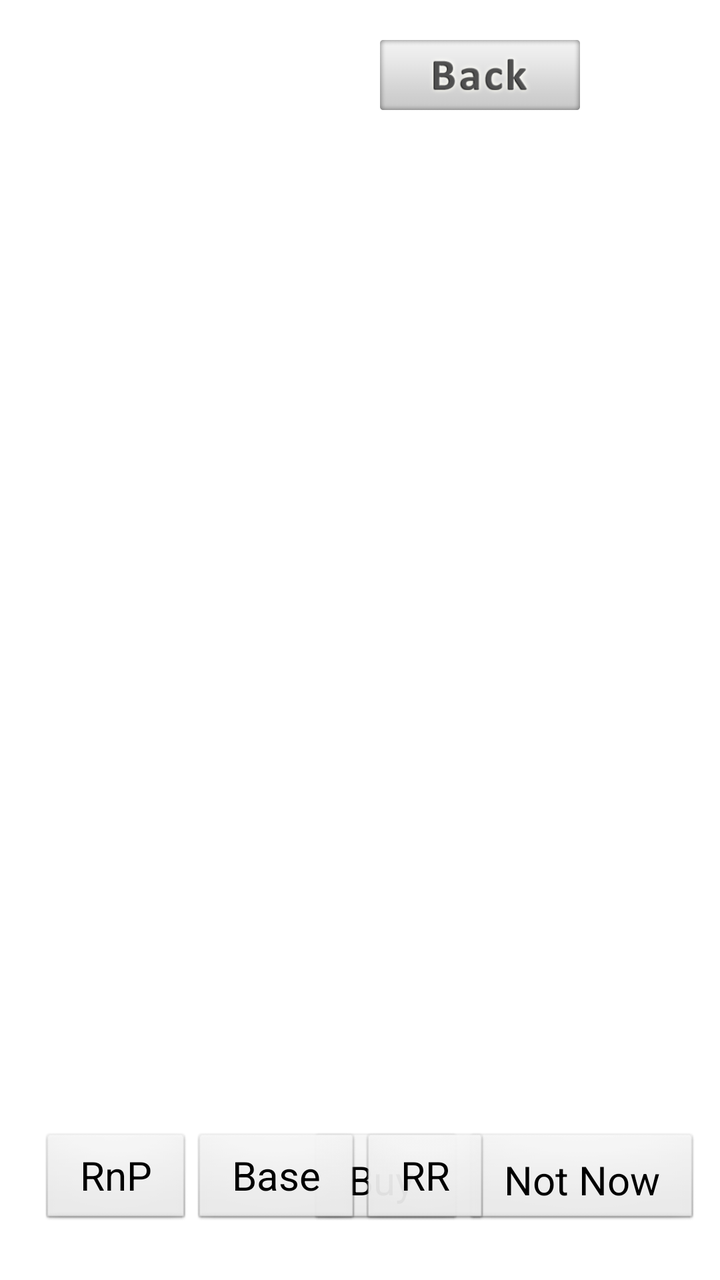
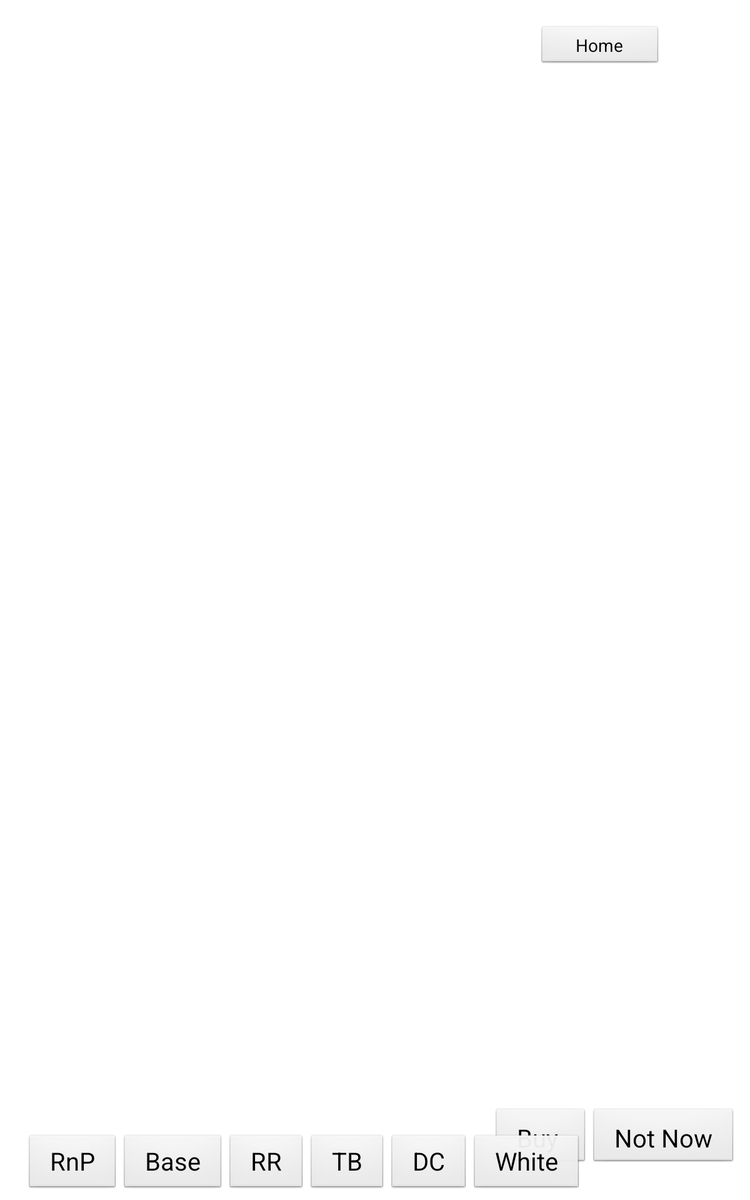

One screen, two layout resources from the same app: the default and the repository's alternative for another configuration. Each is rendered where Android would select it; the XML of both is given below.
<!-- AndroidManifest.xml: application theme android:Theme.NoTitleBar.Fullscreen -->
<!-- res/layout/rnp_layout.xml -->
<?xml version="1.0" encoding="utf-8"?>
<RelativeLayout xmlns:android="http://schemas.android.com/apk/res/android"
    android:layout_width="fill_parent"
    android:layout_height="fill_parent"
    android:orientation="vertical"
    android:background="#FFFFFF" >

    <RelativeLayout
        android:layout_width="fill_parent"
        android:layout_height="fill_parent"
        android:layout_marginTop="20dp"
        android:background="@drawable/repairsensitive" >

        <Button
            android:id="@+id/notnow"
            android:layout_width="wrap_content"
            android:layout_height="wrap_content"
            android:layout_alignParentBottom="true"
            android:layout_alignParentRight="true"
            android:layout_marginBottom="26dp"
            android:layout_marginRight="10dp"
            android:paddingBottom="10dp"
            android:paddingLeft="20dp"
            android:paddingRight="20dp"
            android:paddingTop="10dp"
            android:text="Not Now"
            android:textSize="20sp" />

        <Button
            android:id="@+id/buynow"
            android:layout_width="wrap_content"
            android:layout_height="wrap_content"
            android:layout_alignBaseline="@+id/notnow"
            android:layout_alignBottom="@+id/notnow"
            android:layout_toLeftOf="@+id/notnow"
            android:paddingBottom="10dp"
            android:paddingLeft="20dp"
            android:paddingRight="25dp"
            android:paddingTop="10dp"
            android:text="Buy"
            android:textSize="20sp" />

        <ImageView
            android:id="@+id/back"
            android:layout_width="100sp"
            android:layout_height="35sp"
            android:layout_alignParentTop="true"
            android:layout_alignParentRight="true"
            android:layout_marginRight="70dp"
            android:background="@drawable/back_btn_bg" />

    </RelativeLayout>

    <LinearLayout
        android:id="@+id/additionalbtn"
        android:layout_width="wrap_content"
        android:layout_height="wrap_content"
        android:layout_alignParentBottom="true"
        android:layout_alignParentLeft="true"
        android:layout_marginBottom="26dp"
        android:layout_marginLeft="20dp"
        android:orientation="horizontal" >

        <Button
            android:id="@+id/btnrnp"
            android:layout_width="wrap_content"
            android:layout_height="wrap_content"
            android:paddingLeft="20dp"
            android:paddingRight="20dp"
            android:text="RnP"
            android:textSize="20sp" />

        <Button
            android:id="@+id/btnbase"
            android:layout_width="wrap_content"
            android:layout_height="wrap_content"
            android:paddingLeft="20dp"
            android:paddingRight="20dp"
            android:text="Base"
            android:textSize="20sp" />

        <Button
            android:id="@+id/btnrr"
            android:layout_width="wrap_content"
            android:layout_height="wrap_content"
            android:paddingLeft="20dp"
            android:paddingRight="20dp"
            android:text="RR"
            android:textSize="20sp" />
    </LinearLayout>

</RelativeLayout>
<!-- resources referenced by this layout -->
<resources>
  <!-- drawable back_btn_bg (drawable) -->
  <selector xmlns:android="http://schemas.android.com/apk/res/android">
  
      <item android:drawable="@drawable/backhover" android:state_focused="true"/>
      <item android:drawable="@drawable/backhover" android:state_pressed="true"/>
      <item android:drawable="@drawable/backn"/>
    //means normal
  </selector>
  <!-- drawable backhover: png bitmap (drawable-ldpi, 14510 bytes) -->
  <!-- drawable backn: png bitmap (drawable-hdpi, 10357 bytes) -->
</resources>
<!-- res/layout-large/rnp_layout.xml (the repository's variant of the layout above) -->
<!-- drawn on a 7-inch tablet held upright -->
<?xml version="1.0" encoding="utf-8"?>
<RelativeLayout xmlns:android="http://schemas.android.com/apk/res/android"
    android:layout_width="fill_parent"
    android:layout_height="fill_parent"
    android:orientation="vertical"
    android:background="#FFFFFF" >
    <RelativeLayout
        android:layout_width="fill_parent"
        android:layout_height="fill_parent"
        android:layout_marginTop="20dp"
        android:background="@drawable/repairsensitive" >

        <Button
            android:id="@+id/notnow"
            android:layout_width="wrap_content"
            android:layout_height="wrap_content"
            android:layout_alignParentBottom="true"
            android:layout_alignParentRight="true"
            android:layout_marginBottom="26dp"
            android:layout_marginRight="10dp"
            android:paddingBottom="10dp"
            android:paddingLeft="20dp"
            android:paddingRight="20dp"
            android:paddingTop="10dp"
            android:text="Not Now"
            android:textSize="20sp" />

        <Button
            android:id="@+id/buynow"
            android:layout_width="wrap_content"
            android:layout_height="wrap_content"
            android:layout_alignBaseline="@+id/notnow"
            android:layout_alignBottom="@+id/notnow"
            android:layout_toLeftOf="@+id/notnow"
            android:paddingBottom="10dp"
            android:paddingLeft="20dp"
            android:paddingRight="25dp"
            android:paddingTop="10dp"
            android:text="Buy"
            android:textSize="20sp" />

        <ImageView
            android:id="@+id/back"
            android:layout_width="100sp"
            android:layout_height="35sp"
            android:layout_alignParentTop="true"
            android:layout_alignParentRight="true"
            android:layout_marginRight="70dp"
            android:visibility="gone"
            android:background="@drawable/back_btn_bg" />
        <Button
            android:id="@+id/home"
            android:layout_width="100dp"
            android:layout_alignParentTop="true"
            android:layout_alignParentRight="true"
            android:layout_marginRight="70dp"

            android:text="Home"
            android:layout_height="35dp" />

    </RelativeLayout>

    <LinearLayout
        android:id="@+id/additionalbtn"
        android:layout_width="wrap_content"
        android:layout_height="wrap_content"
        android:layout_alignParentBottom="true"
        android:layout_alignParentLeft="true"
        android:layout_marginBottom="5dp"
        android:layout_marginLeft="20dp"
        android:orientation="horizontal" >

        <Button
            android:id="@+id/btnrnp"
            android:layout_width="wrap_content"
            android:layout_height="wrap_content"
            android:paddingLeft="20dp"
            android:paddingRight="20dp"
            android:text="RnP"
            android:textSize="20sp" />

        <Button
            android:id="@+id/btnbase"
            android:layout_width="wrap_content"
            android:layout_height="wrap_content"
            android:paddingLeft="20dp"
            android:paddingRight="20dp"
            android:text="Base"
            android:textSize="20sp" />

        <Button
            android:id="@+id/btnrr"
            android:layout_width="wrap_content"
            android:layout_height="wrap_content"
            android:paddingLeft="20dp"
            android:paddingRight="20dp"
            android:text="RR"
            android:textSize="20sp" />
        <Button
            android:id="@+id/tb"
            android:layout_width="wrap_content"
            android:layout_height="wrap_content"
            android:paddingLeft="20dp"
            android:paddingRight="20dp"
            android:text="TB"
            android:textSize="20sp" />
        <Button
            android:id="@+id/dc"
            android:layout_width="wrap_content"
            android:layout_height="wrap_content"
            android:paddingLeft="20dp"
            android:paddingRight="20dp"
            android:text="DC"
            android:textSize="20sp" />
        <Button
            android:id="@+id/whit"
            android:layout_width="wrap_content"
            android:layout_height="wrap_content"
            android:paddingLeft="20dp"
            android:paddingRight="20dp"
            android:text="White"
            android:textSize="20sp" />
    </LinearLayout>
</RelativeLayout>
